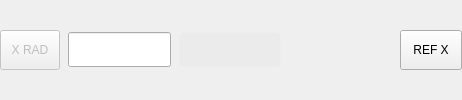
       <widget class="QWidget" name="dros_x_layout" native="true">
        <property name="minimumSize">
         <size>
          <width>0</width>
          <height>42</height>
         </size>
        </property>
        <layout class="QHBoxLayout" name="x_axis_dro_layout_3">
         <property name="spacing">
          <number>8</number>
         </property>
         <property name="leftMargin">
          <number>0</number>
         </property>
         <property name="topMargin">
          <number>2</number>
         </property>
         <property name="rightMargin">
          <number>0</number>
         </property>
         <property name="bottomMargin">
          <number>2</number>
         </property>
         <item>
          <widget class="MDIButton" name="zero_x_button">
           <property name="enabled">
            <bool>false</bool>
           </property>
           <property name="sizePolicy">
            <sizepolicy hsizetype="Preferred" vsizetype="Preferred">
             <horstretch>0</horstretch>
             <verstretch>0</verstretch>
            </sizepolicy>
           </property>
           <property name="minimumSize">
            <size>
             <width>60</width>
             <height>40</height>
            </size>
           </property>
           <property name="maximumSize">
            <size>
             <width>60</width>
             <height>40</height>
            </size>
           </property>
           <property name="layoutDirection">
            <enum>Qt::LeftToRight</enum>
           </property>
           <property name="styleSheet">
            <string notr="true">MDIButton {
   	font: 16pt &quot;Bebas Kai&quot;;
}</string>
           </property>
           <property name="text">
            <string>X RAD</string>
           </property>
           <property name="iconSize">
            <size>
             <width>20</width>
             <height>20</height>
            </size>
           </property>
           <property name="rules" stdset="0">
            <string>[{&quot;channels&quot;: [{&quot;url&quot;: &quot;status:g5x_index&quot;, &quot;trigger&quot;: true, &quot;type&quot;: &quot;int&quot;}], &quot;property&quot;: &quot;None&quot;, &quot;expression&quot;: &quot;&quot;, &quot;name&quot;: &quot;G5x Index&quot;}, {&quot;channels&quot;: [{&quot;url&quot;: &quot;status:gcodes&quot;, &quot;trigger&quot;: true}], &quot;property&quot;: &quot;Text&quot;, &quot;expression&quot;: &quot;'X DIA' if 'G7' in ch[0] else 'X RAD'&quot;, &quot;name&quot;: &quot;diam_rad_mode_display&quot;}]</string>
           </property>
           <property name="MDICommand" stdset="0">
            <string>G10 L20 P{ch[0]} X0.0</string>
           </property>
          </widget>
         </item>
         <item>
          <widget class="DROLineEdit" name="dro_entry_x_main">
           <property name="sizePolicy">
            <sizepolicy hsizetype="Preferred" vsizetype="Fixed">
             <horstretch>1</horstretch>
             <verstretch>0</verstretch>
            </sizepolicy>
           </property>
           <property name="minimumSize">
            <size>
             <width>100</width>
             <height>35</height>
            </size>
           </property>
           <property name="focusPolicy">
            <enum>Qt::ClickFocus</enum>
           </property>
           <property name="styleSheet">
            <string notr="true">DROLineEdit{
    border-style: transparant;
    border-color: rgb(235, 235, 235);
    border-width: 1px;
    border-radius: 5px;
    color: black;
    background: rgb(235, 235, 235);
    padding-right: 2px;
    font: 17pt &quot;Bebas Kai&quot;;
}</string>
           </property>
           <property name="alignment">
            <set>Qt::AlignRight|Qt::AlignTrailing|Qt::AlignVCenter</set>
           </property>
           <property name="referenceType" stdset="0">
            <number>1</number>
           </property>
           <property name="axisNumber" stdset="0">
            <number>0</number>
           </property>
           <property name="inchFormat" stdset="0">
            <string>%9.4f</string>
           </property>
           <property name="millimeterFormat" stdset="0">
            <string>%10.3f</string>
           </property>
           <property name="degreeFormat" stdset="0">
            <string>%10.2f</string>
           </property>
           <property name="latheMode" stdset="0">
            <number>0</number>
           </property>
          </widget>
         </item>
         <item>
          <widget class="DROLabel" name="drolabel_machine_x">
           <property name="sizePolicy">
            <sizepolicy hsizetype="Preferred" vsizetype="Fixed">
             <horstretch>1</horstretch>
             <verstretch>0</verstretch>
            </sizepolicy>
           </property>
           <property name="minimumSize">
            <size>
             <width>100</width>
             <height>35</height>
            </size>
           </property>
           <property name="styleSheet">
            <string notr="true">QLabel{
    border-style: transparent;
    border-color: rgb(235, 235, 235);
    border-width: 1px;
    border-radius: 5px;
    color: black;
    background: rgb(235, 235, 235);
	font: 17pt;
    padding-right: 2px;
    font: 17pt &quot;Bebas Kai&quot;;
}

QLabel[style=&quot;unhomed&quot;]{
   color: red;
}

QLabel[style=&quot;homing&quot;]{
   color: rgb(196, 160, 0);
}</string>
           </property>
           <property name="alignment">
            <set>Qt::AlignRight|Qt::AlignTrailing|Qt::AlignVCenter</set>
           </property>
           <property name="referenceType" stdset="0">
            <number>0</number>
           </property>
           <property name="axisNumber" stdset="0">
            <number>0</number>
           </property>
           <property name="inchFormat" stdset="0">
            <string>%9.4f</string>
           </property>
           <property name="millimeterFormat" stdset="0">
            <string>%10.3f</string>
           </property>
           <property name="degreeFormat" stdset="0">
            <string>%10.2f</string>
           </property>
           <property name="latheMode" stdset="0">
            <number>0</number>
           </property>
          </widget>
         </item>
         <item>
          <widget class="DROLabel" name="dro_dtg_x">
           <property name="sizePolicy">
            <sizepolicy hsizetype="Preferred" vsizetype="Fixed">
             <horstretch>1</horstretch>
             <verstretch>0</verstretch>
            </sizepolicy>
           </property>
           <property name="minimumSize">
            <size>
             <width>100</width>
             <height>35</height>
            </size>
           </property>
           <property name="styleSheet">
            <string notr="true">DROLabel{
    border-style: transparent;
    border-color: rgb(235, 235, 235);
    border-width: 1px;
    border-radius: 5px;
    color: black;
    background: rgb(235, 235, 235);
	font: 17pt;
    padding-right: 2px;
    font: 17pt &quot;Bebas Kai&quot;;
}

DROLabel[style=&quot;unhomed&quot;]{
   color: red;
}

DROLabel[style=&quot;homing&quot;]{
   color: rgb(196, 160, 0);
}</string>
           </property>
           <property name="alignment">
            <set>Qt::AlignRight|Qt::AlignTrailing|Qt::AlignVCenter</set>
           </property>
           <property name="referenceType" stdset="0">
            <number>2</number>
           </property>
           <property name="axisNumber" stdset="0">
            <number>0</number>
           </property>
           <property name="inchFormat" stdset="0">
            <string>%9.4f</string>
           </property>
           <property name="millimeterFormat" stdset="0">
            <string>%10.3f</string>
           </property>
           <property name="degreeFormat" stdset="0">
            <string>%10.2f</string>
           </property>
           <property name="latheMode" stdset="0">
            <number>0</number>
           </property>
          </widget>
         </item>
         <item>
          <widget class="ActionButton" name="ref_x_button_2">
           <property name="sizePolicy">
            <sizepolicy hsizetype="Preferred" vsizetype="Fixed">
             <horstretch>0</horstretch>
             <verstretch>0</verstretch>
            </sizepolicy>
           </property>
           <property name="minimumSize">
            <size>
             <width>62</width>
             <height>40</height>
            </size>
           </property>
           <property name="maximumSize">
            <size>
             <width>62</width>
             <height>40</height>
            </size>
           </property>
           <property name="focusPolicy">
            <enum>Qt::NoFocus</enum>
           </property>
           <property name="styleSheet">
            <string notr="true">QPushButton {
   	font: 15pt &quot;Bebas Kai&quot;;
}</string>
           </property>
           <property name="text">
            <string>REF X</string>
           </property>
           <property name="rules" stdset="0">
            <string>[{&quot;name&quot;: &quot;home_prohibit&quot;, &quot;property&quot;: &quot;Enable&quot;, &quot;expression&quot;: &quot;not (ch[0] or ch[1] or ch[2] or ch[3])&quot;, &quot;channels&quot;: [{&quot;url&quot;: &quot;status:joint.0.homing&quot;, &quot;trigger&quot;: true}, {&quot;url&quot;: &quot;status:joint.1.homing&quot;, &quot;trigger&quot;: true}, {&quot;url&quot;: &quot;status:joint.2.homing&quot;, &quot;trigger&quot;: true}, {&quot;url&quot;: &quot;status:joint.3.homing&quot;, &quot;trigger&quot;: true}]}]</string>
           </property>
           <property name="actionName" stdset="0">
            <string>machine.home.axis:x</string>
           </property>
          </widget>
         </item>
        </layout>
       </widget>
